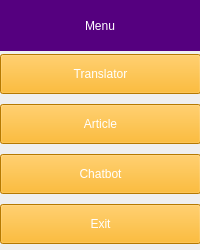
<?xml version="1.0" encoding="UTF-8"?>
<ui version="4.0">
 <class>menu_window</class>
 <widget class="QMainWindow" name="menu_window">
  <property name="geometry">
   <rect>
    <x>0</x>
    <y>0</y>
    <width>200</width>
    <height>250</height>
   </rect>
  </property>
  <property name="minimumSize">
   <size>
    <width>200</width>
    <height>250</height>
   </size>
  </property>
  <property name="maximumSize">
   <size>
    <width>200</width>
    <height>250</height>
   </size>
  </property>
  <property name="windowTitle">
   <string>More</string>
  </property>
  <widget class="QWidget" name="centralwidget">
   <widget class="QLabel" name="label">
    <property name="geometry">
     <rect>
      <x>0</x>
      <y>0</y>
      <width>200</width>
      <height>51</height>
     </rect>
    </property>
    <property name="styleSheet">
     <string notr="true">color: rgb(255, 255, 255);
font: 75 italic 20pt &quot;Times New Roman&quot;;
background-color: rgb(85, 0, 127);</string>
    </property>
    <property name="text">
     <string>Menu</string>
    </property>
    <property name="alignment">
     <set>Qt::AlignCenter</set>
    </property>
   </widget>
   <widget class="QWidget" name="verticalLayoutWidget">
    <property name="geometry">
     <rect>
      <x>0</x>
      <y>50</y>
      <width>201</width>
      <height>201</height>
     </rect>
    </property>
    <layout class="QVBoxLayout" name="verticalLayout">
     <property name="bottomMargin">
      <number>0</number>
     </property>
     <item>
      <widget class="QPushButton" name="translator_button">
       <property name="enabled">
        <bool>true</bool>
       </property>
       <property name="minimumSize">
        <size>
         <width>0</width>
         <height>40</height>
        </size>
       </property>
       <property name="styleSheet">
        <string notr="true">background-color: rgb(255, 170, 0);
font:  18pt &quot;Times New Roman&quot;;
color: rgb(255, 255, 255);</string>
       </property>
       <property name="text">
        <string>Translator</string>
       </property>
      </widget>
     </item>
     <item>
      <widget class="QPushButton" name="Article_button">
       <property name="minimumSize">
        <size>
         <width>0</width>
         <height>40</height>
        </size>
       </property>
       <property name="styleSheet">
        <string notr="true">background-color: rgb(255, 170, 0);
font:  18pt &quot;Times New Roman&quot;;
color: rgb(255, 255, 255);</string>
       </property>
       <property name="text">
        <string>Article</string>
       </property>
      </widget>
     </item>
     <item>
      <widget class="QPushButton" name="Chat_button">
       <property name="minimumSize">
        <size>
         <width>0</width>
         <height>40</height>
        </size>
       </property>
       <property name="styleSheet">
        <string notr="true">background-color: rgb(255, 170, 0);
font:  18pt &quot;Times New Roman&quot;;
color: rgb(255, 255, 255);</string>
       </property>
       <property name="text">
        <string>Chatbot</string>
       </property>
      </widget>
     </item>
     <item>
      <widget class="QPushButton" name="Exit_button">
       <property name="minimumSize">
        <size>
         <width>0</width>
         <height>40</height>
        </size>
       </property>
       <property name="styleSheet">
        <string notr="true">background-color: rgb(255, 170, 0);
font:  18pt &quot;Times New Roman&quot;;
color: rgb(255, 255, 255);</string>
       </property>
       <property name="text">
        <string>Exit</string>
       </property>
      </widget>
     </item>
    </layout>
   </widget>
  </widget>
 </widget>
 <resources>
  <include location="Main.qrc"/>
 </resources>
 <connections/>
</ui>
